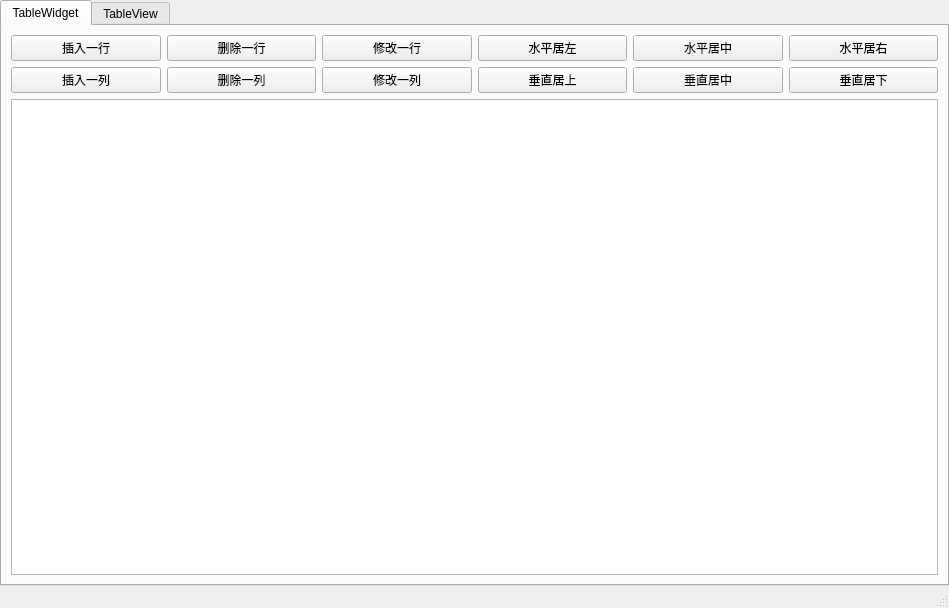
<?xml version="1.0" encoding="UTF-8"?>
<ui version="4.0">
 <class>MainWindow</class>
 <widget class="QMainWindow" name="MainWindow">
  <property name="geometry">
   <rect>
    <x>0</x>
    <y>0</y>
    <width>949</width>
    <height>608</height>
   </rect>
  </property>
  <property name="windowTitle">
   <string>MainWindow</string>
  </property>
  <widget class="QWidget" name="centralwidget">
   <layout class="QVBoxLayout" name="verticalLayout">
    <property name="leftMargin">
     <number>0</number>
    </property>
    <property name="topMargin">
     <number>0</number>
    </property>
    <property name="rightMargin">
     <number>0</number>
    </property>
    <property name="bottomMargin">
     <number>0</number>
    </property>
    <item>
     <widget class="QTabWidget" name="tabWidget">
      <property name="currentIndex">
       <number>0</number>
      </property>
      <widget class="QWidget" name="tab">
       <attribute name="title">
        <string>TableWidget</string>
       </attribute>
       <layout class="QVBoxLayout" name="verticalLayout_2">
        <item>
         <layout class="QHBoxLayout" name="horizontalLayout">
          <item>
           <widget class="QPushButton" name="btnInsertRow">
            <property name="text">
             <string>插入一行</string>
            </property>
           </widget>
          </item>
          <item>
           <widget class="QPushButton" name="btnDeleteRow">
            <property name="text">
             <string>删除一行</string>
            </property>
           </widget>
          </item>
          <item>
           <widget class="QPushButton" name="btnUpdateRow">
            <property name="text">
             <string>修改一行</string>
            </property>
           </widget>
          </item>
          <item>
           <widget class="QPushButton" name="btnRowLeft">
            <property name="text">
             <string>水平居左</string>
            </property>
           </widget>
          </item>
          <item>
           <widget class="QPushButton" name="btnRowCenter">
            <property name="text">
             <string>水平居中</string>
            </property>
           </widget>
          </item>
          <item>
           <widget class="QPushButton" name="btnRowRight">
            <property name="text">
             <string>水平居右</string>
            </property>
           </widget>
          </item>
         </layout>
        </item>
        <item>
         <layout class="QHBoxLayout" name="horizontalLayout_2">
          <item>
           <widget class="QPushButton" name="btnInsertColumn">
            <property name="text">
             <string>插入一列</string>
            </property>
           </widget>
          </item>
          <item>
           <widget class="QPushButton" name="btnDeleteColumn">
            <property name="text">
             <string>删除一列</string>
            </property>
           </widget>
          </item>
          <item>
           <widget class="QPushButton" name="btnUpdateColumn">
            <property name="text">
             <string>修改一列</string>
            </property>
           </widget>
          </item>
          <item>
           <widget class="QPushButton" name="btnColumnTop">
            <property name="text">
             <string>垂直居上</string>
            </property>
           </widget>
          </item>
          <item>
           <widget class="QPushButton" name="btnColumnCenter">
            <property name="text">
             <string>垂直居中</string>
            </property>
           </widget>
          </item>
          <item>
           <widget class="QPushButton" name="btnColumnBottom">
            <property name="text">
             <string>垂直居下</string>
            </property>
           </widget>
          </item>
         </layout>
        </item>
        <item>
         <widget class="QTableWidget" name="tableWidget"/>
        </item>
       </layout>
      </widget>
      <widget class="QWidget" name="tab_2">
       <attribute name="title">
        <string>TableView</string>
       </attribute>
      </widget>
     </widget>
    </item>
   </layout>
  </widget>
  <widget class="QMenuBar" name="menubar">
   <property name="geometry">
    <rect>
     <x>0</x>
     <y>0</y>
     <width>949</width>
     <height>26</height>
    </rect>
   </property>
  </widget>
  <widget class="QStatusBar" name="statusbar"/>
 </widget>
 <resources/>
 <connections/>
</ui>
